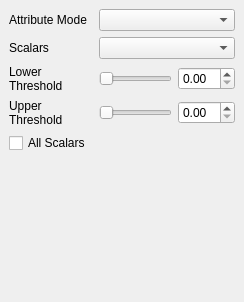
<ui version="4.0" >
 <author></author>
 <comment></comment>
 <exportmacro></exportmacro>
 <class>Form</class>
 <widget class="QWidget" name="Form" >
  <property name="geometry" >
   <rect>
    <x>0</x>
    <y>0</y>
    <width>244</width>
    <height>302</height>
   </rect>
  </property>
  <property name="windowTitle" >
   <string>Form</string>
  </property>
  <layout class="QGridLayout" >
   <property name="margin" >
    <number>9</number>
   </property>
   <property name="spacing" >
    <number>6</number>
   </property>
   <item row="3" column="1" colspan="2" >
    <layout class="QHBoxLayout" >
     <property name="margin" >
      <number>0</number>
     </property>
     <property name="spacing" >
      <number>6</number>
     </property>
     <item>
      <widget class="QSlider" name="UpperThresholdSlider" >
       <property name="maximum" >
        <number>100</number>
       </property>
       <property name="orientation" >
        <enum>Qt::Horizontal</enum>
       </property>
      </widget>
     </item>
     <item>
      <widget class="QDoubleSpinBox" name="ThresholdBetween_Spin_1" />
     </item>
    </layout>
   </item>
   <item row="2" column="1" colspan="2" >
    <layout class="QHBoxLayout" >
     <property name="margin" >
      <number>0</number>
     </property>
     <property name="spacing" >
      <number>6</number>
     </property>
     <item>
      <widget class="QSlider" name="LowerThresholdSlider" >
       <property name="maximum" >
        <number>100</number>
       </property>
       <property name="orientation" >
        <enum>Qt::Horizontal</enum>
       </property>
      </widget>
     </item>
     <item>
      <widget class="QDoubleSpinBox" name="ThresholdBetween_Spin_0" />
     </item>
    </layout>
   </item>
   <item row="2" column="0" >
    <widget class="QLabel" name="label_3" >
     <property name="text" >
      <string>Lower Threshold</string>
     </property>
     <property name="wordWrap" >
      <bool>true</bool>
     </property>
    </widget>
   </item>
   <item row="3" column="0" >
    <widget class="QLabel" name="label_4" >
     <property name="text" >
      <string>Upper Threshold</string>
     </property>
     <property name="wordWrap" >
      <bool>true</bool>
     </property>
    </widget>
   </item>
   <item row="5" column="0" colspan="3" >
    <spacer>
     <property name="orientation" >
      <enum>Qt::Vertical</enum>
     </property>
     <property name="sizeHint" >
      <size>
       <width>20</width>
       <height>40</height>
      </size>
     </property>
    </spacer>
   </item>
   <item row="4" column="0" colspan="3" >
    <widget class="QCheckBox" name="AllScalars" >
     <property name="text" >
      <string>All Scalars</string>
     </property>
    </widget>
   </item>
   <item row="1" column="0" >
    <widget class="QLabel" name="label_2" >
     <property name="text" >
      <string>Scalars</string>
     </property>
    </widget>
   </item>
   <item row="0" column="0" >
    <widget class="QLabel" name="label" >
     <property name="text" >
      <string>Attribute Mode</string>
     </property>
     <property name="wordWrap" >
      <bool>true</bool>
     </property>
    </widget>
   </item>
   <item row="0" column="1" colspan="2" >
    <widget class="QComboBox" name="SelectInputScalars_mode" />
   </item>
   <item row="1" column="1" colspan="2" >
    <widget class="QComboBox" name="SelectInputScalars_scalars" />
   </item>
  </layout>
 </widget>
 <pixmapfunction></pixmapfunction>
 <resources/>
 <connections/>
</ui>
